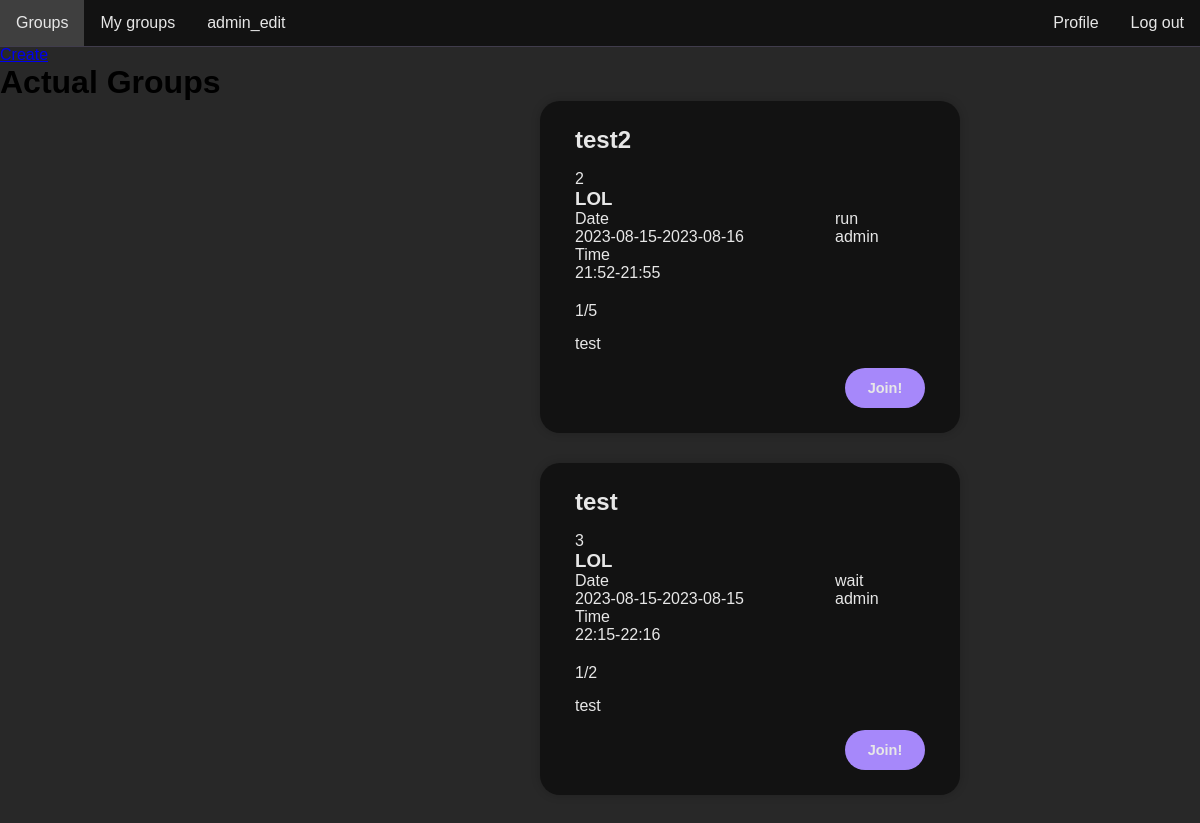
Before: /groups (signed in) with the older database file.
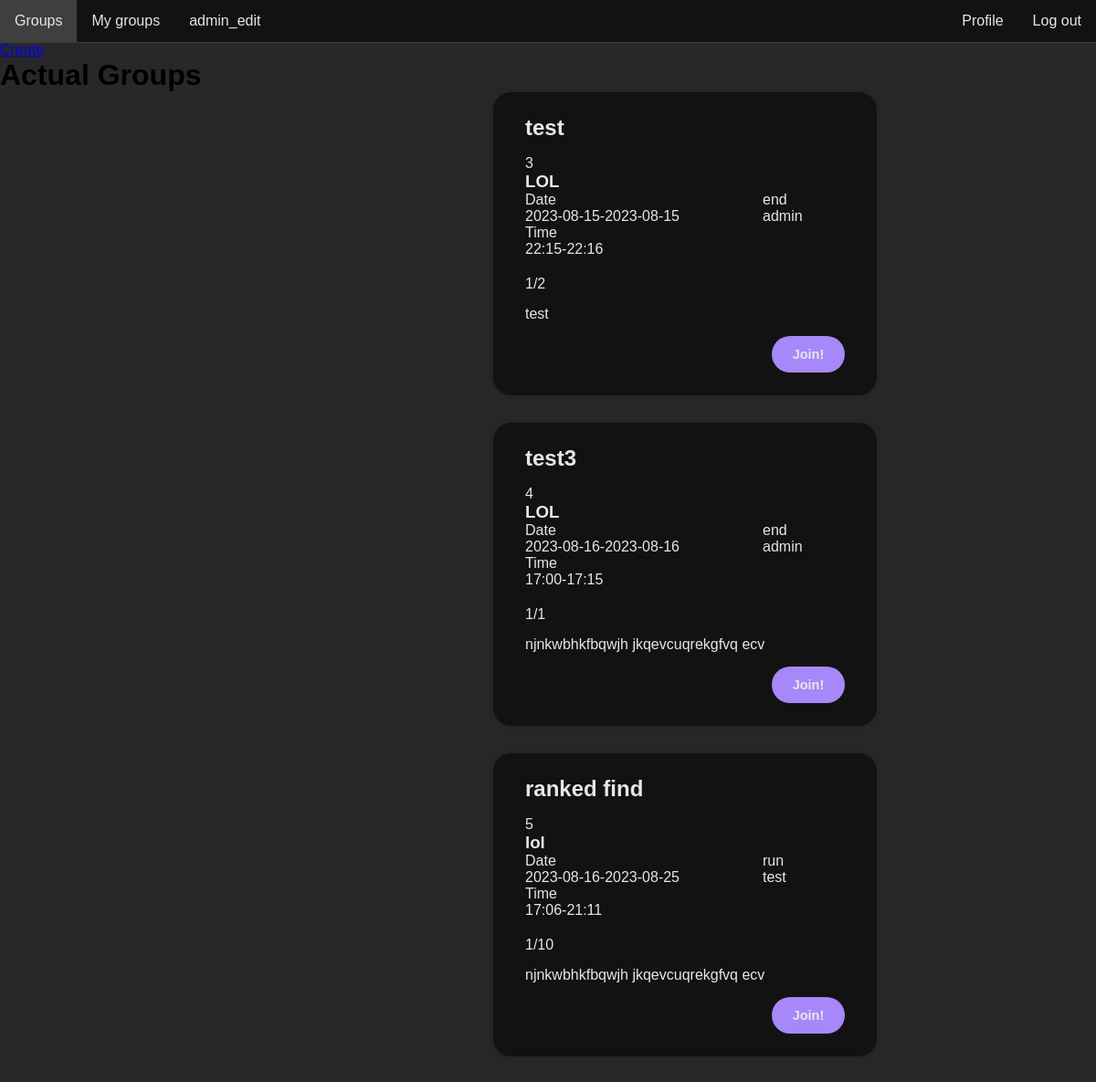
After: the same page with the newer database file.
### db_tables.py (models this page shows)
class Group(db.Model):
    __tablename__ = "groups"
    id = db.Column(db.Integer, primary_key=True)
    tittle = db.Column(db.String(100))
    game_name = db.Column(db.String(100))
    status = db.Column(db.String(50))
    start_date = db.Column(db.String(50))
    end_date = db.Column(db.String(50))
    start_time = db.Column(db.String(50))
    end_time = db.Column(db.String(50))
    act_capacity = db.Column(db.Integer)
    max_capacity = db.Column(db.Integer)
    description = db.Column(db.String(500))
    author_id = db.Column(db.Integer, db.ForeignKey("users.id"))
    author = relationship("User", back_populates="created_groups")

class User(UserMixin, db.Model):
    __tablename__ = "users"
    id = db.Column(db.Integer, primary_key=True)
    username = db.Column(db.String(100), unique=True)
    email = db.Column(db.String(100), unique=True)
    password = db.Column(db.String(100))
    is_admin = db.Column(db.Boolean)
    created_groups = relationship("Group", back_populates="author")

### server.py (the view)
@app.route("/groups", methods=["GET", "POST"])
@login_required
def groups():
    groups = Group.query.all()
    return render_template("groups.html", current_user=current_user, groups=groups)

### server.py (called while the page is built)
@login_manager.user_loader
def load_user(user_id):
    return User.query.get(int(user_id))

### templates/groups.html (shortened to what this page needs)
{% extends 'base.html' %}
{% block content %}
<a href="{{ url_for('create_group') }}">Create</a>
<h1>Actual Groups</h1>
<div class="groups-wrapper">
    <div class="groups-filter">
    </div>
    <div class="groups-container">
        {% for group in groups: %}
        <div class="wrapper request-container">
            <h2 class="request-item">{{ group.tittle }}</h2>
            {% if current_user.is_admin == True: %}
            <p>{{ group.id }}</p>
            {% endif %}
            <h3 class="request-item">{{ group.game_name }}</h3>
            <div style="float: right; width: 90px;">
                <p>{{ group.status }}</p>
                <p class="creator">{{ group.author.username }}</p>
            </div>
            <p>Date <br>{{ group.start_date }}-{{ group.end_date }}</p>
            <p>Time <br>{{ group.start_time }}-{{ group.end_time }}</p>
            <p style="margin-top: 20px;">{{ group.act_capacity }}/{{ group.max_capacity }}</p>
            <p class="description">{{ group.description }}</p>
            <form action="" method="POST">
                <button type="submit" class="btn-join" name="submit">Join!</button>
            </form>
        </div>
        {% endfor %}
    </div>
</div>
{% endblock %}

### templates/base.html (shortened to what this page needs)
<!DOCTYPE html>
<html lang="en">
  <head>
    <link rel="stylesheet" href="static/css/style.css">
    <link href='https://unpkg.com/boxicons@2.1.4/css/boxicons.min.css' rel='stylesheet'>
  </head>
  <body>
  <header>
    <nav class="nav">
        {% if current_user.is_authenticated: %}
        <ul>
            <li><a href="{{ url_for('groups') }}">Groups</a></li>
            <li><a href="{{ url_for('my_groups') }}">My groups</a></li>
            {% if current_user.is_admin == True: %}
            <li><a href="{{ url_for('admin_edit') }}">admin_edit</a></li>
            {% endif %}
            <li style="float:right"><a href="{{ url_for('logout') }}">Log out</a></li>
            <li style="float:right"><a href="{{ url_for('edit_profile') }}">Profile</a></li>
        </ul>
        {% endif %}
    </nav>
  </header>
    {% block content %}
    {% endblock %}
  </body>
</html>

### static/css/style.css (style rules this page uses)
:root { --color-text: #e7e7e7; --color-secondary-100: #121212; --color-secondary-200: #282828; --color-secondary-300: #3f3f3f; --color-secondary-400: #575757; --color-secondary-500: #717171; --color-secondary-600: #8b8b8b; --color-primary-100: #382bf0; --color-primary-200: #5e43f3; --color-primary-300: #7a5af5; --color-primary-400: #9171f8; --color-primary-500: #a688fa; --color-primary-600: #ba9ffb; }
* { margin: 0; padding: 0; box-sizing: border-box; font-family: "arial"; }
body { display: flex; height: 100vh; width: 100vw; flex-direction: column; background-color:var(--color-secondary-200); }
.wrapper { width: 420px; background: var(--color-secondary-100); backdrop-filter: blur(20px); box-shadow: 0 0 10px rgba(0, 0, 0, .2); border-radius: 20px; padding: 25px 35px; }
header { width: 100vw; }
header ul { list-style-type: none; margin: 0; padding: 0; overflow: hidden; background-color: var(--color-secondary-100); box-shadow: 0 0 1px var(--color-primary-600); }
header li { float: left; }
header li a { display: block; color: var(--color-text); text-align: center; padding: 14px 16px; text-decoration: none; }
.wrapper-profile .input-box, h2 { margin-bottom: 1rem; }
.groups-wrapper { display: flex; align-self: center; flex-direction: row; }
.groups-container { flex-direction: column; }
.groups-filter { width: 300px; }
.request-container { color: var(--color-text); margin-bottom: 30px; }
.request-container form { height: 40px; }
.description { margin: 15px 0 15px 0; }
.creator { white-space: nowrap; overflow: hidden; text-overflow: ellipsis; }
.btn-join { color: var(--color-text); background-color: var(--color-primary-500); border: none; border-radius: 20px; font-weight: 600; font-size: 14.5px; height: 40px; width: 80px; float: right; }

Changed rows visible on the page:
removed Group: tittle "test2", id "2", game_name "LOL", status "run", author.username "admin", start_date "2023-08-15", end_date "2023-08-16", start_time "21:52", end_time "21:55", act_capacity "1", max_capacity "5", description "test"
changed Group id 3: status "wait" → "end"
added Group: tittle "test3", id "4", game_name "LOL", status "end", author.username "admin", start_date "2023-08-16", end_date "2023-08-16", start_time "17:00", end_time "17:15", act_capacity "1", max_capacity "1", description "njnkwbhkfbqwjh jkqevcuqrekgfvq ecv"
added Group: tittle "ranked find", id "5", game_name "lol", status "run", author.username "test", start_date "2023-08-16", end_date "2023-08-25", start_time "17:06", end_time "21:11", act_capacity "1", max_capacity "10", description "njnkwbhkfbqwjh jkqevcuqrekgfvq ecv"
